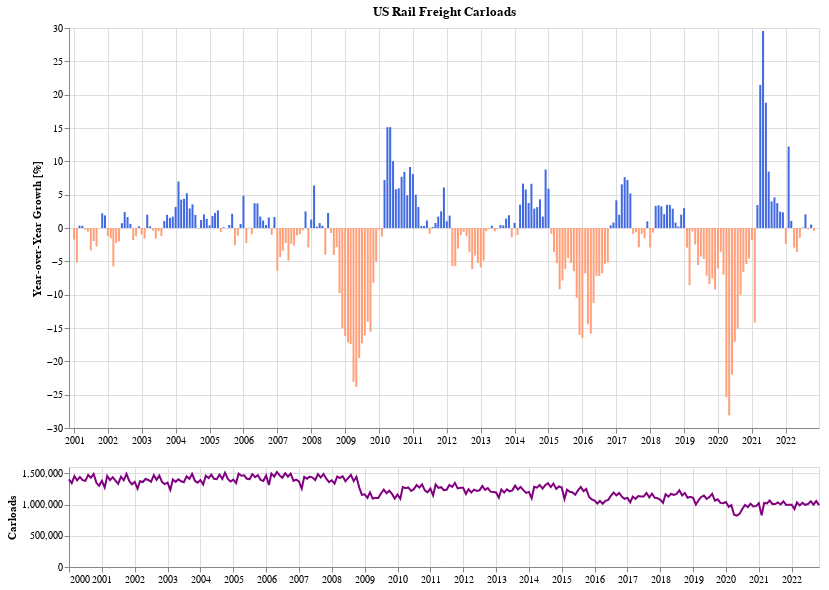

The code cell stored with this chart in its notebook:
### Markdown cell above
## Rail Freight Carloads

### Code cell
doComboChart(df_af, metric='RAIL_FRT_CARLOADS', title='US Rail Freight Carloads', label='Carloads')

### Figure 1 — Vega-Lite specification as saved in the notebook (floating-point values rounded to 4 significant figures; data arrays with more than 128 entries replaced by an {"elided": "..."} marker saying what was removed)
{"config": {"view": {"continuousWidth": 400, "continuousHeight": 300}}, "vconcat": [{"mark": {"type": "bar", "color": "blue", "width": 2}, "encoding": {"color": {"condition": {"value": "lightsalmon", "test": "datum['yoy'] < 0"}, "value": "royalblue"}, "tooltip": [{"field": "dt", "format": "%b %Y", "type": "temporal"}, {"field": "RAIL_FRT_CARLOADS", "format": ",.02f", "type": "quantitative"}], "x": {"axis": {"title": ""}, "field": "dt", "impute": {"value": null}, "scale": {"domain": {"selection": "selector003"}}, "type": "temporal"}, "y": {"axis": {"title": "Year-over-Year Growth [%]"}, "field": "yoy", "impute": {"keyvals": [400, 1000], "method": "value"}, "type": "quantitative"}}, "height": 400, "title": "US Rail Freight Carloads", "transform": [{"window": [{"op": "lag", "field": "RAIL_FRT_CARLOADS", "param": 12, "as": "previous"}], "sort": [{"field": "dt"}]}, {"calculate": "((datum['RAIL_FRT_CARLOADS'] - datum.previous) / datum.previous) * 100", "as": "yoy"}], "width": 750}, {"mark": {"type": "line", "color": "purple"}, "encoding": {"tooltip": [{"field": "dt", "format": "%b %Y", "type": "temporal"}, {"field": "RAIL_FRT_CARLOADS", "format": ",.02f", "type": "quantitative"}], "x": {"axis": {"title": ""}, "field": "dt", "type": "temporal"}, "y": {"axis": {"title": "Carloads"}, "field": "RAIL_FRT_CARLOADS", "type": "quantitative"}}, "height": 100, "selection": {"selector003": {"type": "interval", "encodings": ["x"]}}, "width": 750}], "background": "white", "data": {"name": "data-6763a9a4b565c9500a2e05e00c1c93a0"}, "$schema": "https://vega.github.io/schema/vega-lite/v4.17.0.json", "datasets": {"data-6763a9a4b565c9500a2e05e00c1c93a0": {"elided": "275 records"}}}
